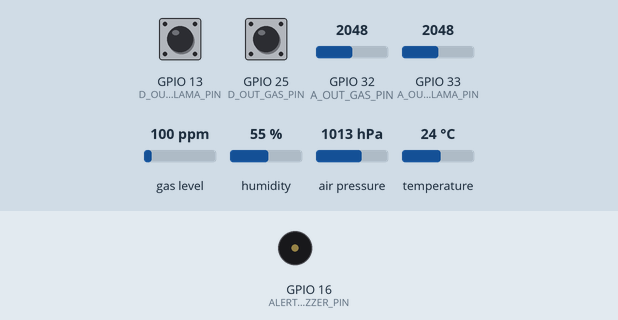
Simulated run of this sketch. Board: ESP32. Parts: buzzer (waves = sounding). The inputs (shaded band) are chosen by the test bench; at power-on: GPIO 13 (D_OUT_LLAMA_PIN) HIGH, GPIO 25 (D_OUT_GAS_PIN) HIGH, GPIO 32 (A_OUT_GAS_PIN) = 2048, GPIO 33 (A_OUT_LLAMA_PIN) = 2048, gas level 100 ppm, humidity 55 %, air pressure 1013 hPa, temperature 24 °C. WiFi joins after 1.5 s; servers stay silent unless stated; no MQTT or app messages arrive unless stated; what the sketch prints to the serial monitor is not drawn.

Above: at 0.1 s.
At 3.2 s:
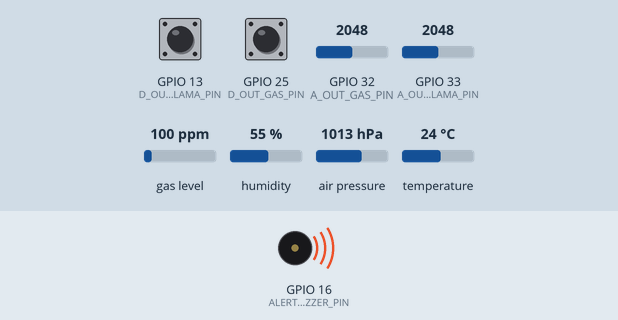
Timing chart, 0 to 5.1 s (numbered marks = the images above):
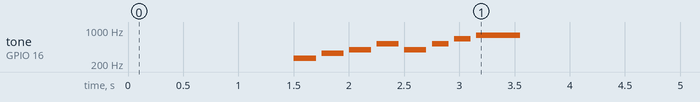

The sketch:

proyectofinasafe.ino
```cpp
// === Librerías ===
#include <WiFi.h>
#include <PubSubClient.h>
#include <Wire.h>
#include <Adafruit_Sensor.h>
#include <Adafruit_BME680.h>
#include <WiFiClientSecure.h>
#include <UniversalTelegramBot.h>

// === WiFi y MQTT ===
const char* ssid = "TIGO-D470";
const char* password = "4D9667306294";
const char* mqtt_server = "galiot.galileo.edu";
const char* user = "monair";
const char* passwd = "MONair2023";
WiFiClient espClient;
PubSubClient client(espClient);

// === Telegram ===
#define BOT_TOKEN "8045777002:AAG_-TFHg6MrGfDvj6OcP6JHlFaLqSuaTNU"
#define CHAT_ID "7189563602"
WiFiClientSecure secured_client;
UniversalTelegramBot bot(BOT_TOKEN, secured_client);

// === Pines ===
#define A_OUT_GAS_PIN     32
#define D_OUT_GAS_PIN     25
#define A_OUT_LLAMA_PIN   33
#define D_OUT_LLAMA_PIN   13
#define ALERT_BUZZER_PIN  16
#define BME_SDA           21
#define BME_SCL           22

// === Variables globales ===
Adafruit_BME680 bme;
bool bmeOk = false;
float tempBME = 0.0, humBME = 0.0, presBME = 0.0, altBME = 0.0;
int gasAnalogValue = 0, llamaAnalogValue = 0;
float gasPercentage = 0.0;
int lastGasDigitalState = LOW;
int lastLlamaDigitalState = LOW;

bool fuegoDetectado = false;
bool gasDetectado = false;
unsigned long tiempoUltimoEnvioFuego = 0;
unsigned long tiempoUltimoEnvioAmbiente = 0;

// === Función melodía ===
void playMelodiaConexion() {
  int melody[] = {262, 330, 392, 523, 392, 523, 659, 784};
  int duration[] = {200, 200, 200, 200, 200, 150, 150, 400};
  for (int i = 0; i < 8; i++) {
    tone(ALERT_BUZZER_PIN, melody[i]);
    delay(duration[i]);
    noTone(ALERT_BUZZER_PIN);
    delay(50);
  }
}

// === Pines y conexiones ===
void setupOutputs() {
  pinMode(ALERT_BUZZER_PIN, OUTPUT);
  pinMode(A_OUT_GAS_PIN, INPUT);
  pinMode(D_OUT_GAS_PIN, INPUT);
  pinMode(A_OUT_LLAMA_PIN, INPUT);
  pinMode(D_OUT_LLAMA_PIN, INPUT);
}

void setupWiFi() {
  Serial.println("Conectando a WiFi...");
  WiFi.begin(ssid, password);
  while (WiFi.status() != WL_CONNECTED) {
    delay(500); Serial.print(".");
  }
  Serial.println("\nWiFi conectado. IP: " + WiFi.localIP().toString());
  playMelodiaConexion();
}

void reconnectMQTT() {
  while (!client.connected()) {
    Serial.print("Conectando a MQTT...");
    if (client.connect("S.A.F.E", user, passwd)) {
      Serial.println("Conectado");
    } else {
      Serial.print(" fallo, rc="); Serial.println(client.state());
      delay(1000);
    }
  }
}

// === BME680 ===
bool setupBME680() {
  Wire.begin(BME_SDA, BME_SCL);
  if (!bme.begin(0x76, &Wire)) {
    Serial.println("No se encontró el BME680");
    bot.sendMessage(CHAT_ID, "❌ BME680 no detectado en I2C", "");
    return false;
  }
  bme.setTemperatureOversampling(BME680_OS_8X);
  bme.setHumidityOversampling(BME680_OS_2X);
  bme.setPressureOversampling(BME680_OS_4X);
  bme.setIIRFilterSize(BME680_FILTER_SIZE_3);
  bme.setGasHeater(320, 150);
  return true;
}

bool readBME680() {
  if (!bme.performReading()) return false;
  tempBME = bme.temperature;
  humBME = bme.humidity;
  presBME = bme.pressure / 100.0;
  altBME = 44330.0 * (1.0 - pow(presBME / 1013.25, 1.0 / 5.255));
  return true;
}

// === Lectura de sensores ===
void readGasMQ2() {
  gasAnalogValue = analogRead(A_OUT_GAS_PIN);
  gasPercentage = map(gasAnalogValue, 0, 4095, 0, 100);
  gasPercentage = constrain(gasPercentage, 0, 100);
}

void readLlamaSensor() {
  llamaAnalogValue = analogRead(A_OUT_LLAMA_PIN);
}

void controlOutputs() {
  int gasState = digitalRead(D_OUT_GAS_PIN);
  int llamaState = digitalRead(D_OUT_LLAMA_PIN);
  digitalWrite(ALERT_BUZZER_PIN, (gasState == LOW || llamaState == LOW) ? HIGH : LOW);
}

// === Envío de datos por Telegram ===
void enviarDatosAmbiente() {
  if (!bmeOk || !bme.performReading()) {
    Serial.println("⚠️ Fallo al leer el BME680.");
    return;
  }

  String mensaje = "📡 *Datos del ambiente:*\n";
  mensaje += "🌡️ *Temperatura:* " + String(bme.temperature, 2) + " °C\n";
  mensaje += "💧 *Humedad:* " + String(bme.humidity, 2) + " %\n";
  mensaje += "📈 *Presión:* " + String(bme.pressure / 100.0, 2) + " hPa\n";
  mensaje += "🔥 *Gas BME680:* " + String(bme.gas_resistance / 1000.0, 2) + " KΩ\n";
  mensaje += "💨 *MQ2 Analógico:* " + String(gasAnalogValue) + " / 4095\n";
  mensaje += fuegoDetectado ? "🚨 *Fuego activo.*\n" : "✅ *Sin fuego detectado.*\n";
  mensaje += gasDetectado ? "🚨 *Gas detectado (digital).*" : "✅ *Sin gas detectado.*";

  if (bot.sendMessage(CHAT_ID, mensaje, "Markdown")) {
    Serial.println("✅ Datos enviados por Telegram.");
  } else {
    Serial.println("❌ Error al enviar datos.");
  }
}

// === Envío de datos por MQTT ===
void publishMQTT() {
  char buffer[50];

  snprintf(buffer, sizeof(buffer), "%d", gasAnalogValue);
  client.publish("S.A.F.E/gas_raw", buffer);

  snprintf(buffer, sizeof(buffer), "%.2f", gasPercentage);
  client.publish("S.A.F.E/gas_percentage", buffer);

  snprintf(buffer, sizeof(buffer), "%d", llamaAnalogValue);
  client.publish("S.A.F.E/llama_raw", buffer);

  if (bmeOk) {
    snprintf(buffer, sizeof(buffer), "%.2f", tempBME);
    client.publish("S.A.F.E/bme680/temperature", buffer);
    snprintf(buffer, sizeof(buffer), "%.2f", humBME);
    client.publish("S.A.F.E/bme680/humidity", buffer);
    snprintf(buffer, sizeof(buffer), "%.2f", presBME);
    client.publish("S.A.F.E/bme680/pressure", buffer);
    snprintf(buffer, sizeof(buffer), "%.2f", altBME);
    client.publish("S.A.F.E/bme680/altitude", buffer);
  }
}

// === Setup ===
void setup() {
  Serial.begin(115200);
  setupOutputs();
  setupWiFi();
  secured_client.setInsecure();
  client.setServer(mqtt_server, 1883);

  bot.sendMessage(CHAT_ID, "🤖 *S.A.F.E conectado y monitoreando*", "Markdown");
  bmeOk = setupBME680();

  if (bmeOk) {
    enviarDatosAmbiente();
    tiempoUltimoEnvioAmbiente = millis();
  }
}

// === Loop ===
void loop() {
  if (!client.connected()) reconnectMQTT();
  client.loop();

  if (bmeOk) readBME680();
  readGasMQ2();
  readLlamaSensor();
  controlOutputs();

  // Detectar fuego
  int lecturaLlama = llamaAnalogValue;
  if (lecturaLlama < 400 && !fuegoDetectado) {
    fuegoDetectado = true;
    bot.sendMessage(CHAT_ID, "🔥 *¡FUEGO DETECTADO!*", "Markdown");
    client.publish("S.A.F.E/llama_alert", "🔥 ¡Llama detectada!");
    tiempoUltimoEnvioFuego = millis();
  } else if (fuegoDetectado && millis() - tiempoUltimoEnvioFuego > 10000 && lecturaLlama >= 400) {
    fuegoDetectado = false;
    bot.sendMessage(CHAT_ID, "✅ *Fuego extinguido o fuera de rango.*", "Markdown");
    client.publish("S.A.F.E/llama_alert", "✅ Llama ausente");
  }

  // Detectar gas
  int estadoMQ2 = digitalRead(D_OUT_GAS_PIN);
  if (estadoMQ2 == LOW && !gasDetectado) {
    gasDetectado = true;
    bot.sendMessage(CHAT_ID, "💨 *¡GAS DETECTADO!* (por sensor MQ2 digital)", "Markdown");
    client.publish("S.A.F.E/gas_alert", "⚠️ ¡Gas detectado!");
  } else if (estadoMQ2 == HIGH && gasDetectado) {
    gasDetectado = false;
    bot.sendMessage(CHAT_ID, "✅ *Gas disipado o fuera de rango.*", "Markdown");
    client.publish("S.A.F.E/gas_alert", "✅ Gas normal");
  }

  // Reporte periódico
  if (millis() - tiempoUltimoEnvioAmbiente >= 60000) {
    enviarDatosAmbiente();
    tiempoUltimoEnvioAmbiente = millis();
  }

  // Publicar datos por MQTT
  publishMQTT();

  delay(500);
}
```
